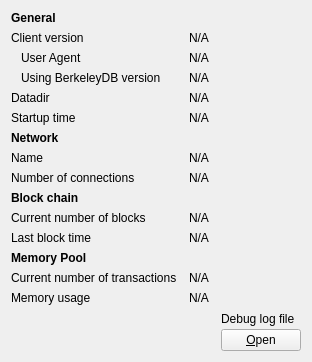
     <widget class="QWidget" name="tab_info">
      <attribute name="title">
       <string>&amp;Information</string>
      </attribute>
      <layout class="QGridLayout" name="gridLayout" columnstretch="0,1,0">
       <property name="horizontalSpacing">
        <number>12</number>
       </property>
       <item row="0" column="0">
        <widget class="QLabel" name="label_9">
         <property name="font">
          <font>
           <weight>75</weight>
           <bold>true</bold>
          </font>
         </property>
         <property name="text">
          <string>General</string>
         </property>
        </widget>
       </item>
       <item row="1" column="0">
        <widget class="QLabel" name="label_6">
         <property name="text">
          <string>Client version</string>
         </property>
        </widget>
       </item>
       <item row="1" column="1" colspan="2">
        <widget class="QLabel" name="clientVersion">
         <property name="cursor">
          <cursorShape>IBeamCursor</cursorShape>
         </property>
         <property name="text">
          <string>N/A</string>
         </property>
         <property name="textFormat">
          <enum>Qt::PlainText</enum>
         </property>
         <property name="textInteractionFlags">
          <set>Qt::LinksAccessibleByMouse|Qt::TextSelectableByKeyboard|Qt::TextSelectableByMouse</set>
         </property>
        </widget>
       </item>
       <item row="2" column="0">
        <widget class="QLabel" name="labelClientUserAgent">
         <property name="text">
          <string>User Agent</string>
         </property>
         <property name="indent">
          <number>10</number>
         </property>
        </widget>
       </item>
       <item row="2" column="1" colspan="2">
        <widget class="QLabel" name="clientUserAgent">
         <property name="cursor">
          <cursorShape>IBeamCursor</cursorShape>
         </property>
         <property name="text">
          <string>N/A</string>
         </property>
         <property name="textFormat">
          <enum>Qt::PlainText</enum>
         </property>
         <property name="textInteractionFlags">
          <set>Qt::LinksAccessibleByMouse|Qt::TextSelectableByKeyboard|Qt::TextSelectableByMouse</set>
         </property>
        </widget>
       </item>
       <item row="3" column="0">
        <widget class="QLabel" name="label_berkeleyDBVersion">
         <property name="text">
          <string>Using BerkeleyDB version</string>
         </property>
         <property name="indent">
          <number>10</number>
         </property>
        </widget>
       </item>
       <item row="3" column="1" colspan="2">
        <widget class="QLabel" name="berkeleyDBVersion">
         <property name="cursor">
          <cursorShape>IBeamCursor</cursorShape>
         </property>
         <property name="text">
          <string>N/A</string>
         </property>
         <property name="textFormat">
          <enum>Qt::PlainText</enum>
         </property>
         <property name="textInteractionFlags">
          <set>Qt::LinksAccessibleByMouse|Qt::TextSelectableByKeyboard|Qt::TextSelectableByMouse</set>
         </property>
        </widget>
       </item>
       <item row="4" column="0">
        <widget class="QLabel" name="label_12">
         <property name="text">
          <string>Datadir</string>
         </property>
        </widget>
       </item>
       <item row="4" column="1" colspan="2">
        <widget class="QLabel" name="dataDir">
         <property name="cursor">
          <cursorShape>IBeamCursor</cursorShape>
         </property>
         <property name="text">
          <string>N/A</string>
         </property>
         <property name="textFormat">
          <enum>Qt::PlainText</enum>
         </property>
         <property name="wordWrap">
          <bool>true</bool>
         </property>
         <property name="textInteractionFlags">
          <set>Qt::LinksAccessibleByMouse|Qt::TextSelectableByKeyboard|Qt::TextSelectableByMouse</set>
         </property>
        </widget>
       </item>
       <item row="5" column="0">
        <widget class="QLabel" name="label_13">
         <property name="text">
          <string>Startup time</string>
         </property>
        </widget>
       </item>
       <item row="5" column="1" colspan="2">
        <widget class="QLabel" name="startupTime">
         <property name="cursor">
          <cursorShape>IBeamCursor</cursorShape>
         </property>
         <property name="text">
          <string>N/A</string>
         </property>
         <property name="textFormat">
          <enum>Qt::PlainText</enum>
         </property>
         <property name="textInteractionFlags">
          <set>Qt::LinksAccessibleByMouse|Qt::TextSelectableByKeyboard|Qt::TextSelectableByMouse</set>
         </property>
        </widget>
       </item>
       <item row="6" column="0">
        <widget class="QLabel" name="labelNetwork">
         <property name="font">
          <font>
           <weight>75</weight>
           <bold>true</bold>
          </font>
         </property>
         <property name="text">
          <string>Network</string>
         </property>
        </widget>
       </item>
       <item row="7" column="0">
        <widget class="QLabel" name="label_8">
         <property name="text">
          <string>Name</string>
         </property>
        </widget>
       </item>
       <item row="7" column="1" colspan="2">
        <widget class="QLabel" name="networkName">
         <property name="cursor">
          <cursorShape>IBeamCursor</cursorShape>
         </property>
         <property name="text">
          <string>N/A</string>
         </property>
         <property name="textFormat">
          <enum>Qt::PlainText</enum>
         </property>
         <property name="textInteractionFlags">
          <set>Qt::LinksAccessibleByMouse|Qt::TextSelectableByKeyboard|Qt::TextSelectableByMouse</set>
         </property>
        </widget>
       </item>
       <item row="8" column="0">
        <widget class="QLabel" name="label_7">
         <property name="text">
          <string>Number of connections</string>
         </property>
        </widget>
       </item>
       <item row="8" column="1" colspan="2">
        <widget class="QLabel" name="numberOfConnections">
         <property name="cursor">
          <cursorShape>IBeamCursor</cursorShape>
         </property>
         <property name="text">
          <string>N/A</string>
         </property>
         <property name="textFormat">
          <enum>Qt::PlainText</enum>
         </property>
         <property name="textInteractionFlags">
          <set>Qt::LinksAccessibleByMouse|Qt::TextSelectableByKeyboard|Qt::TextSelectableByMouse</set>
         </property>
        </widget>
       </item>
       <item row="9" column="0">
        <widget class="QLabel" name="label_10">
         <property name="font">
          <font>
           <weight>75</weight>
           <bold>true</bold>
          </font>
         </property>
         <property name="text">
          <string>Block chain</string>
         </property>
        </widget>
       </item>
       <item row="10" column="0">
        <widget class="QLabel" name="label_3">
         <property name="text">
          <string>Current number of blocks</string>
         </property>
        </widget>
       </item>
       <item row="10" column="1" colspan="2">
        <widget class="QLabel" name="numberOfBlocks">
         <property name="cursor">
          <cursorShape>IBeamCursor</cursorShape>
         </property>
         <property name="text">
          <string>N/A</string>
         </property>
         <property name="textFormat">
          <enum>Qt::PlainText</enum>
         </property>
         <property name="textInteractionFlags">
          <set>Qt::LinksAccessibleByMouse|Qt::TextSelectableByKeyboard|Qt::TextSelectableByMouse</set>
         </property>
        </widget>
       </item>
       <item row="11" column="0">
        <widget class="QLabel" name="labelLastBlockTime">
         <property name="text">
          <string>Last block time</string>
         </property>
        </widget>
       </item>
       <item row="11" column="1" colspan="2">
        <widget class="QLabel" name="lastBlockTime">
         <property name="cursor">
          <cursorShape>IBeamCursor</cursorShape>
         </property>
         <property name="text">
          <string>N/A</string>
         </property>
         <property name="textFormat">
          <enum>Qt::PlainText</enum>
         </property>
         <property name="textInteractionFlags">
          <set>Qt::LinksAccessibleByMouse|Qt::TextSelectableByKeyboard|Qt::TextSelectableByMouse</set>
         </property>
        </widget>
       </item>
       <item row="12" column="0">
        <widget class="QLabel" name="labelMempoolTitle">
         <property name="font">
          <font>
           <weight>75</weight>
           <bold>true</bold>
          </font>
         </property>
         <property name="text">
          <string>Memory Pool</string>
         </property>
        </widget>
       </item>
       <item row="13" column="0">
        <widget class="QLabel" name="labelNumberOfTransactions">
         <property name="text">
          <string>Current number of transactions</string>
         </property>
        </widget>
       </item>
       <item row="13" column="1">
        <widget class="QLabel" name="mempoolNumberTxs">
         <property name="cursor">
          <cursorShape>IBeamCursor</cursorShape>
         </property>
         <property name="text">
          <string>N/A</string>
         </property>
         <property name="textFormat">
          <enum>Qt::PlainText</enum>
         </property>
         <property name="textInteractionFlags">
          <set>Qt::LinksAccessibleByMouse|Qt::TextSelectableByKeyboard|Qt::TextSelectableByMouse</set>
         </property>
        </widget>
       </item>
       <item row="14" column="0">
        <widget class="QLabel" name="labelMemoryUsage">
         <property name="text">
          <string>Memory usage</string>
         </property>
        </widget>
       </item>
       <item row="14" column="1">
        <widget class="QLabel" name="mempoolSize">
         <property name="cursor">
          <cursorShape>IBeamCursor</cursorShape>
         </property>
         <property name="text">
          <string>N/A</string>
         </property>
         <property name="textFormat">
          <enum>Qt::PlainText</enum>
         </property>
         <property name="textInteractionFlags">
          <set>Qt::LinksAccessibleByMouse|Qt::TextSelectableByKeyboard|Qt::TextSelectableByMouse</set>
         </property>
        </widget>
       </item>
       <item row="12" column="2" rowspan="4">
        <layout class="QVBoxLayout" name="verticalLayoutDebugButton">
         <property name="spacing">
          <number>3</number>
         </property>
         <item>
          <spacer name="verticalSpacer_2">
           <property name="orientation">
            <enum>Qt::Vertical</enum>
           </property>
           <property name="sizeHint" stdset="0">
            <size>
             <width>10</width>
             <height>5</height>
            </size>
           </property>
          </spacer>
         </item>
         <item>
          <widget class="QLabel" name="labelDebugLogfile">
           <property name="text">
            <string>Debug log file</string>
           </property>
          </widget>
         </item>
         <item>
          <widget class="QPushButton" name="openDebugLogfileButton">
           <property name="sizePolicy">
            <sizepolicy hsizetype="Preferred" vsizetype="Preferred">
             <horstretch>0</horstretch>
             <verstretch>0</verstretch>
            </sizepolicy>
           </property>
           <property name="toolTip">
            <string>Open the %1 debug log file from the current data directory. This can take a few seconds for large log files.</string>
           </property>
           <property name="text">
            <string>&amp;Open</string>
           </property>
           <property name="autoDefault">
            <bool>false</bool>
           </property>
          </widget>
         </item>
        </layout>
       </item>
       <item row="15" column="0">
        <spacer name="verticalSpacer">
         <property name="orientation">
          <enum>Qt::Vertical</enum>
         </property>
         <property name="sizeType">
          <enum>QSizePolicy::Preferred</enum>
         </property>
         <property name="sizeHint" stdset="0">
          <size>
           <width>20</width>
           <height>40</height>
          </size>
         </property>
        </spacer>
       </item>
      </layout>
     </widget>
